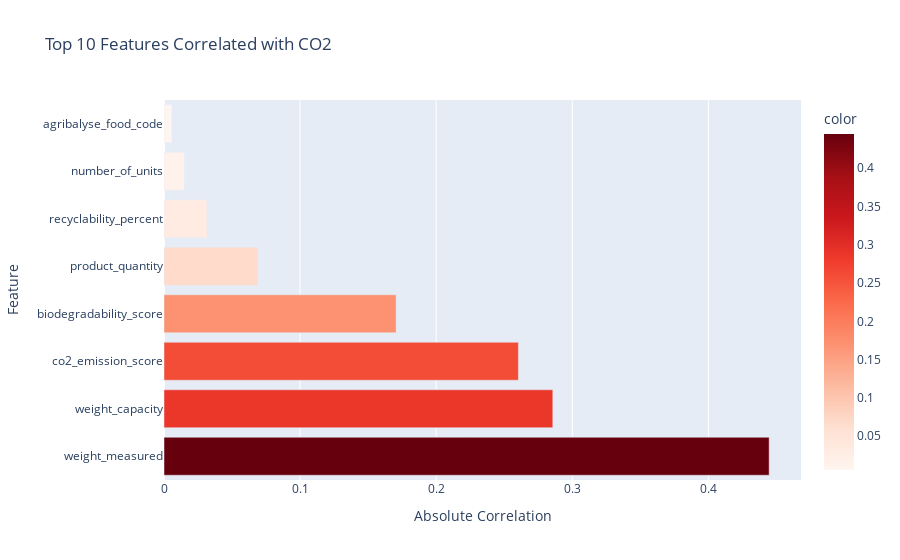

Source (notebook cell):
### Code cell
print("\n[Chart 8] Top Features Correlated with CO2")
co2_corr = df[numeric_features].corrwith(df['CO2_Impact_Index']).abs().sort_values(ascending=False).head(10)

fig8 = px.bar(x=co2_corr.values, y=co2_corr.index, orientation='h',
              title='Top 10 Features Correlated with CO2',
              labels={'x': 'Absolute Correlation', 'y': 'Feature'},
              color=co2_corr.values, color_continuous_scale='Reds')
fig8.show()

### Figure 1 — Plotly figure (JSON) as saved in the notebook; plotly's stock layout.template omitted (floating-point values rounded to 4 significant figures)
{"data": [{"alignmentgroup": "True", "hovertemplate": "Absolute Correlation=%{x}<br>Feature=%{y}<br>color=%{marker.color}<extra></extra>", "legendgroup": "", "marker": {"color": [0.4447, 0.2857, 0.2604, 0.1705, 0.06884, 0.03159, 0.01505, 0.005852], "coloraxis": "coloraxis", "pattern": {"shape": ""}}, "name": "", "offsetgroup": "", "orientation": "h", "showlegend": false, "textposition": "auto", "type": "bar", "x": [0.4447, 0.2857, 0.2604, 0.1705, 0.06884, 0.03159, 0.01505, 0.005852], "xaxis": "x", "y": ["weight_measured", "weight_capacity", "co2_emission_score", "biodegradability_score", "product_quantity", "recyclability_percent", "number_of_units", "agribalyse_food_code"], "yaxis": "y"}], "layout": {"barmode": "relative", "coloraxis": {"colorbar": {"title": {"text": "color"}}, "colorscale": [[0, "rgb(255,245,240)"], [0.125, "rgb(254,224,210)"], [0.25, "rgb(252,187,161)"], [0.375, "rgb(252,146,114)"], [0.5, "rgb(251,106,74)"], [0.625, "rgb(239,59,44)"], [0.75, "rgb(203,24,29)"], [0.875, "rgb(165,15,21)"], [1, "rgb(103,0,13)"]]}, "legend": {"tracegroupgap": 0}, "title": {"text": "Top 10 Features Correlated with CO2"}, "xaxis": {"anchor": "y", "domain": [0, 1], "title": {"text": "Absolute Correlation"}}, "yaxis": {"anchor": "x", "domain": [0, 1], "title": {"text": "Feature"}}}}
